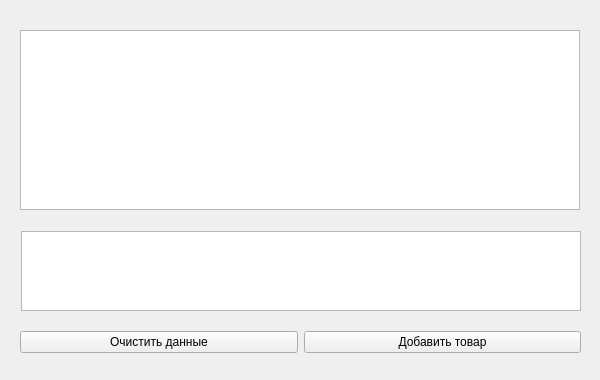
<?xml version="1.0" encoding="UTF-8"?>
<ui version="4.0">
 <class>add_good</class>
 <widget class="QWidget" name="add_good">
  <property name="geometry">
   <rect>
    <x>0</x>
    <y>0</y>
    <width>600</width>
    <height>380</height>
   </rect>
  </property>
  <property name="windowTitle">
   <string>Добавление товара</string>
  </property>
  <widget class="QTableView" name="table_add_good">
   <property name="geometry">
    <rect>
     <x>20</x>
     <y>30</y>
     <width>560</width>
     <height>180</height>
    </rect>
   </property>
  </widget>
  <widget class="QTableWidget" name="tableWidget_new_data">
   <property name="geometry">
    <rect>
     <x>21</x>
     <y>231</y>
     <width>560</width>
     <height>80</height>
    </rect>
   </property>
  </widget>
  <widget class="QWidget" name="layoutWidget">
   <property name="geometry">
    <rect>
     <x>20</x>
     <y>330</y>
     <width>561</width>
     <height>25</height>
    </rect>
   </property>
   <layout class="QHBoxLayout" name="horizontalLayout">
    <item>
     <widget class="QPushButton" name="btn_clear_data">
      <property name="cursor">
       <cursorShape>PointingHandCursor</cursorShape>
      </property>
      <property name="text">
       <string>Очистить данные</string>
      </property>
     </widget>
    </item>
    <item>
     <widget class="QPushButton" name="btn_add_good">
      <property name="cursor">
       <cursorShape>PointingHandCursor</cursorShape>
      </property>
      <property name="text">
       <string>Добавить товар</string>
      </property>
     </widget>
    </item>
   </layout>
  </widget>
 </widget>
 <resources/>
 <connections/>
</ui>
